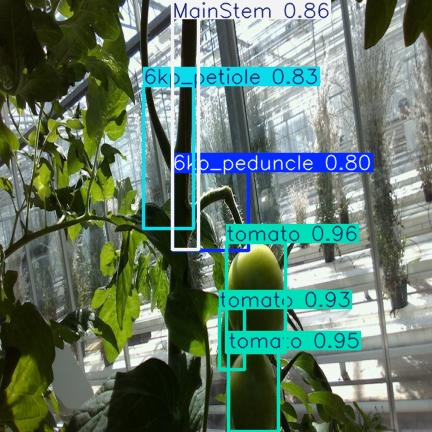
#> input picture output.jpg, 432 x 432 px; its folder holds only this picture in this run
$ python annotate_targets.py --images_dir .
#> lines starting #> are read from the running program, lines starting #| are printed output that depends on the picture
"""
annotate_targets.py — Annotazione umana dei pomodori più raggiungibili.

Per ogni immagine del test set, l'annotatore clicca sui 3 pomodori che
riterrebbe più adatti alla raccolta robotica (in ordine di preferenza).
I click vengono salvati in un file JSON con le coordinate e l'ordine.

Uso:
    python annotate_targets.py --images_dir path/to/test/images --output annotations.json

Comandi durante l'annotazione:
    - Click sinistro: seleziona un pomodoro (max 3 per immagine)
    - 'z': annulla l'ultimo click
    - 'n' o Invio: passa all'immagine successiva (anche con meno di 3 click)
    - 's': salta l'immagine (scene senza pomodori raggiungibili)
    - 'q': salva e esci (puoi riprendere dopo)
"""

import argparse
import json
import os
import glob
import cv2
import numpy as np
from pathlib import Path


class AnnotationTool:
    def __init__(self, images_dir, output_file, annotator_name="default"):
        self.images_dir = images_dir
        self.output_file = output_file
        self.annotator_name = annotator_name
        self.max_clicks = 3

        # Carica immagini
        extensions = ['*.jpg', '*.jpeg', '*.png', '*.bmp']
        self.image_paths = []
        for ext in extensions:
            self.image_paths.extend(glob.glob(os.path.join(images_dir, ext)))
        self.image_paths.sort()

        if not self.image_paths:
            raise FileNotFoundError(f"Nessuna immagine trovata in {images_dir}")

        # Carica annotazioni esistenti (per riprendere il lavoro)
        self.annotations = self._load_existing()

        # Stato corrente
        self.current_clicks = []
        self.current_image = None
        self.display_image = None
        self.window_name = "Annotazione Raggiungibilita - Click sui 3 pomodori piu accessibili"

    def _load_existing(self):
        if os.path.exists(self.output_file):
            with open(self.output_file, 'r') as f:
                data = json.load(f)
            print(f"Caricate {len(data.get('annotations', {}))} annotazioni esistenti.")
            return data
        return {
            "annotator": self.annotator_name,
            "images_dir": self.images_dir,
            "max_targets": self.max_clicks,
            "tolerance_px": 60,
            "annotations": {}
        }

    def _save(self):
        with open(self.output_file, 'w') as f:
            json.dump(self.annotations, f, indent=2)

    def _mouse_callback(self, event, x, y, flags, param):
        if event != cv2.EVENT_LBUTTONDOWN:
            return

        if len(self.current_clicks) >= self.max_clicks:
            print(f"  Hai gia selezionato {self.max_clicks} pomodori. Premi 'z' per annullare o 'n' per proseguire.")
            return

        self.current_clicks.append((x, y))
        rank = len(self.current_clicks)
        print(f"  Click #{rank}: ({x}, {y})")

        self._redraw()

    def _redraw(self):
        self.display_image = self.current_image.copy()

        colors = [
            (0, 255, 0),    # verde — primo (più raggiungibile)
            (0, 200, 255),  # arancione
            (0, 0, 255),    # rosso — terzo
        ]

        for i, (cx, cy) in enumerate(self.current_clicks):
            color = colors[i] if i < len(colors) else (255, 255, 255)
            rank = i + 1

            # Cerchio con raggio di tolleranza (60px)
            cv2.circle(self.display_image, (cx, cy), 60, color, 2)
            # Punto centrale
            cv2.circle(self.display_image, (cx, cy), 5, color, -1)
            # Numero del rank
            cv2.putText(self.display_image, str(rank), (cx + 10, cy - 10),
                        cv2.FONT_HERSHEY_SIMPLEX, 1.2, color, 3)

        # Istruzioni in alto
        h, w = self.display_image.shape[:2]
        info = f"Selezionati: {len(self.current_clicks)}/{self.max_clicks} | 'z'=annulla | 'n'=avanti | 's'=salta | 'q'=esci"
        cv2.rectangle(self.display_image, (0, 0), (w, 40), (0, 0, 0), -1)
        cv2.putText(self.display_image, info, (10, 28),
                    cv2.FONT_HERSHEY_SIMPLEX, 0.6, (255, 255, 255), 1)

        cv2.imshow(self.window_name, self.display_image)

    def run(self):
        # Filtra le immagini già annotate
        remaining = [p for p in self.image_paths
                     if Path(p).name not in self.annotations.get("annotations", {})]

        total = len(self.image_paths)
        done = total - len(remaining)
        print(f"\n{'='*60}")
        print(f"Immagini totali: {total}")
        print(f"Gia annotate: {done}")
        print(f"Rimanenti: {len(remaining)}")
        print(f"{'='*60}\n")

        if not remaining:
            print("Tutte le immagini sono state annotate.")
            return

        cv2.namedWindow(self.window_name, cv2.WINDOW_NORMAL)
        cv2.setMouseCallback(self.window_name, self._mouse_callback)

        for idx, img_path in enumerate(remaining):
            img_name = Path(img_path).name
            print(f"\n[{done + idx + 1}/{total}] {img_name}")

            self.current_image = cv2.imread(img_path)
#> self.current_image is the input picture: shape (432, 432, 3); mean B, G, R 105.3, 120.5, 97.9
            if self.current_image is None:
                print(f"  Errore nel caricamento, salto.")
                continue

            # Ridimensiona per lo schermo se troppo grande
            h, w = self.current_image.shape[:2]
#> h = 432; w = 432
            max_dim = 1400
            if max(h, w) > max_dim:
                scale = max_dim / max(h, w)
                self.current_image = cv2.resize(self.current_image,
                                                 (int(w * scale), int(h * scale)))
                self._scale = scale
            else:
                self._scale = 1.0

            self.current_clicks = []
            self._redraw()
#> in _redraw, `cv2.putText(self.display_image, info, (10, 28), cv2.FONT_HERSHEY_SIMPL..`:
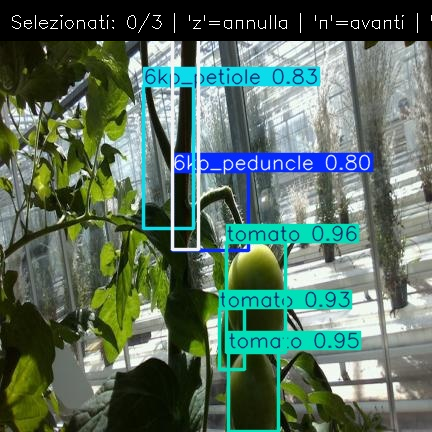
#> self.display_image: shape (432, 432, 3); mean B, G, R 95.5, 109.6, 87.6

            while True:
                key = cv2.waitKey(0) & 0xFF
#> (key q is pressed here)

                if key == ord('q'):
                    # Salva e esci
                    self._save()
                    cv2.destroyAllWindows()
                    print(f"\nSalvate {len(self.annotations['annotations'])} annotazioni in {self.output_file}")
                    return

                elif key == ord('z'):
                    # Annulla ultimo click
                    if self.current_clicks:
                        removed = self.current_clicks.pop()
                        print(f"  Annullato click: {removed}")
                        self._redraw()

                elif key == ord('s'):
                    # Salta immagine
                    self.annotations["annotations"][img_name] = {
                        "skipped": True,
                        "reason": "no_reachable_targets"
                    }
                    print(f"  Immagine saltata.")
                    break

                elif key == ord('n') or key == 13:  # 'n' o Invio
                    # Salva e passa alla successiva
                    if not self.current_clicks:
                        print("  Nessun click registrato. Premi 's' per saltare o clicca un pomodoro.")
                        continue

                    # Riconverti le coordinate alla risoluzione originale
                    original_clicks = []
                    for (cx, cy) in self.current_clicks:
                        ox = int(cx / self._scale)
                        oy = int(cy / self._scale)
                        original_clicks.append({"x": ox, "y": oy})

                    self.annotations["annotations"][img_name] = {
                        "skipped": False,
                        "targets": original_clicks
                    }
                    print(f"  Salvati {len(original_clicks)} target.")
                    break

        self._save()
        cv2.destroyAllWindows()
        print(f"\nAnnotazione completata. Salvate {len(self.annotations['annotations'])} annotazioni in {self.output_file}")


if __name__ == "__main__":
    parser = argparse.ArgumentParser(description="Annotazione manuale dei pomodori raggiungibili")
    parser.add_argument("--images_dir", type=str, required=True,
                        help="Cartella con le immagini del test set")
    parser.add_argument("--output", type=str, default="annotations_reachability.json",
                        help="File JSON di output")
    parser.add_argument("--annotator", type=str, default="annotatore_1",
                        help="Nome dell'annotatore (per distinguere più annotatori)")
    args = parser.parse_args()

    tool = AnnotationTool(args.images_dir, args.output, args.annotator)
    tool.run()
